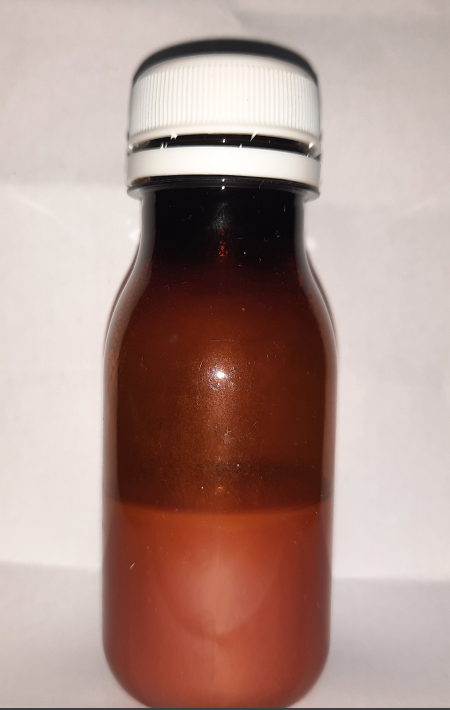
#> input picture images/proris.png, 900 x 1420 px, found by its file name (shown at 1/2 size)
$ python image_masking.py
#> lines starting #> are read from the running program, lines starting #| are printed output that depends on the picture; after the words box and inside, x2 and y2 are one past the last pixel; in counts of white or black regions, pixels touching at a corner belong together
import numpy as np
import argparse
import cv2


ap = argparse.ArgumentParser()
ap.add_argument("-i", "--image", type=str, default="proris.png",
	help="path to the input image")
args = vars(ap.parse_args())

# load the original input image and display it to our screen
image = cv2.imread(args["image"])
#> image is the input picture: shape (1420, 900, 3); mean B, G, R 140, 147.5, 174.4
cv2.imshow("Original", image)

# mask only 2 pixel

mask = np.zeros(image.shape[:2], dtype="uint8")
cv2.rectangle(mask, (0, 90), (290, 450), 255, -1)
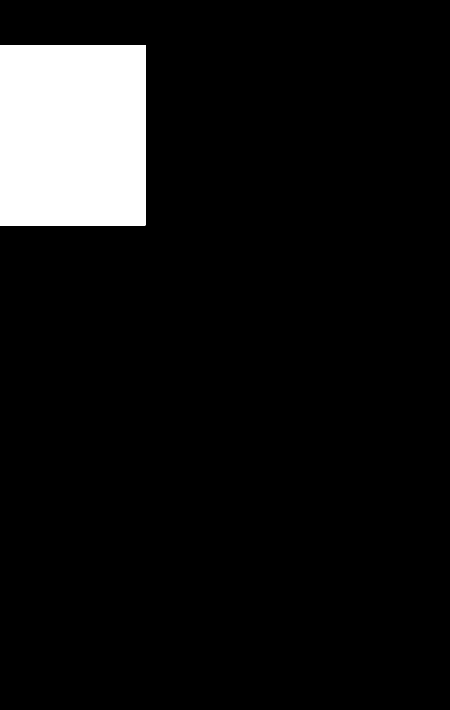
#> mask: shape (1420, 900) (shown at 1/2 size); 8.2% white; 1 white region, box (x1, y1, x2, y2) and area: (0, 90, 291, 451) 105051
cv2.imshow("Rectangular Mask", mask)
# apply our mask -- notice how only the person in the image is
# cropped out
masked = cv2.bitwise_and(image, image, mask=mask)
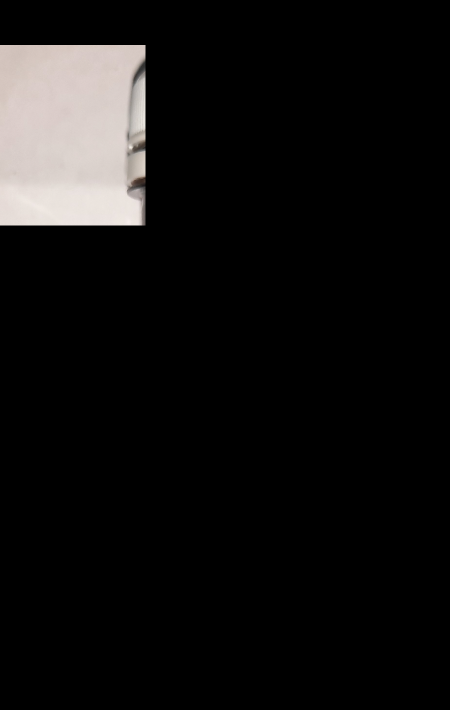
#> masked: shape (1420, 900, 3) (shown at 1/2 size); mean B, G, R 16.4, 16.8, 17.7
cv2.imshow("Mask Applied to Image", masked)
cv2.waitKey(0)
